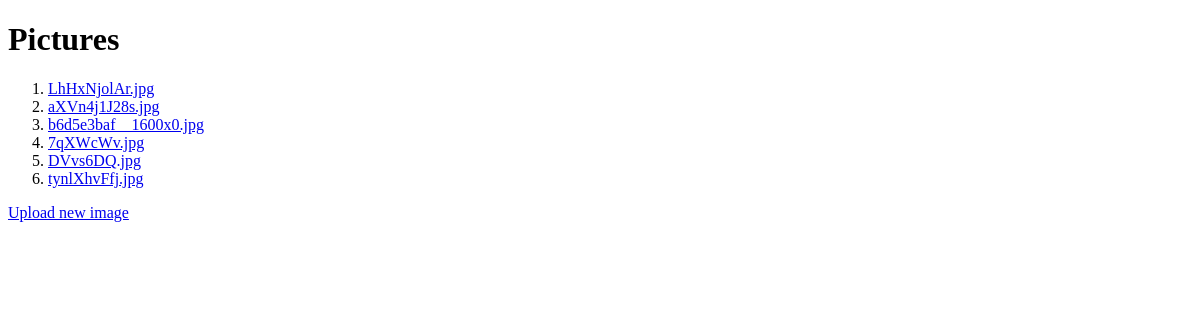
The app's page /, older data.
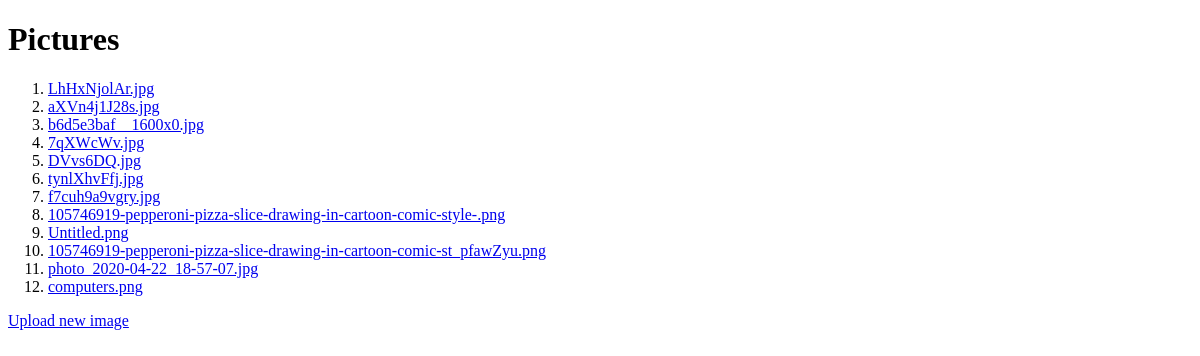
The same page, newer data.
### Test_image_upl/models.py (models this page shows, shortened)
class Img(models.Model):
    file = models.ImageField(upload_to='static/test_image_upl/images', blank=True, help_text="Upload file")
    url = models.CharField(max_length=512, default='', blank=True, help_text="Or insert a link to image")
    hash = models.CharField(max_length=32, null=True, blank=True)
    def __str__(self):
        if self.file:
            name = f"{self.file}"[29:]
        else:
            name = self.url
        return name

### Test_image_upl/views.py (the view)
# urls.py: path('', views.index, name='index'),
def index(request):
    image_list = Img.objects.all()
    return render(request, 'index.html', {'image_list': image_list})

### Test_image_upl/templates/index.html (shortened to what this page needs)
<!DOCTYPE html>
<html lang="en">
<head>
     {% load static %}
</head>
<body>
<h1>Pictures</h1>
    <ol>
        {% for image in image_list %}
            <li> <a href="{% url 'redirect_image' image.hash %}">{{ image }}</a></li>
        {% endfor %}
    </ol>
<a href="{% url 'upload' %}">Upload new image</a>
</body>
</html>

Row changes from the older to the newer data that the page shows:
added Img: file "f7cuh9a9vgry.jpg"
added Img: file "105746919-pepperoni-pizza-slice-drawing-in-cartoon-comic-style-.png"
added Img: file "Untitled.png"
added Img: file "105746919-pepperoni-pizza-slice-drawing-in-cartoon-comic-st_pfawZyu.png"
added Img: file "photo_2020-04-22_18-57-07.jpg"
added Img: file "computers.png"
